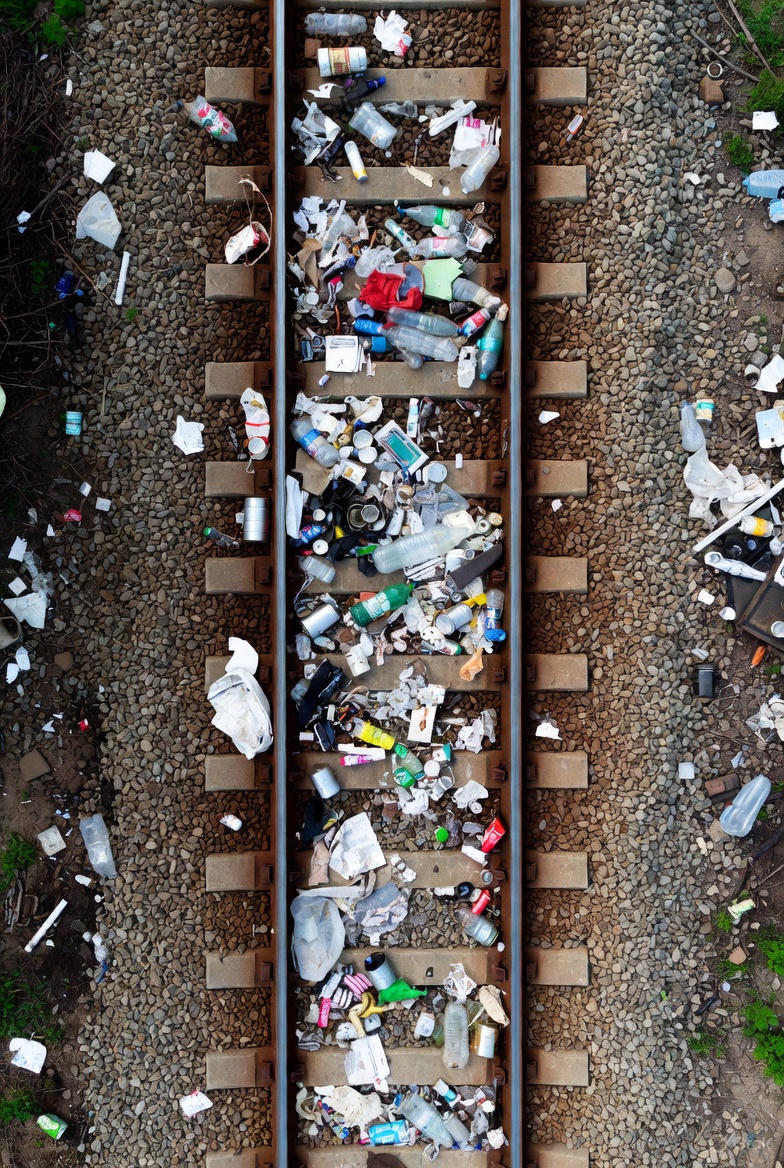
#> input picture image.jpg, 784 x 1168 px
$ python -i dump_detector.py   (imports and definitions only)
#> lines starting #> are read from the running program, lines starting #| are printed output that depends on the picture; after the words box and inside, x2 and y2 are one past the last pixel; in counts of white or black regions, pixels touching at a corner belong together
#> further down, picture is the input picture: shape (1168, 784, 3); mean B, G, R 85.4, 90.2, 97.6
import cv2
import numpy as np

def detect_dump(img):
    hsv = cv2.cvtColor(img, cv2.COLOR_BGR2HSV)
#> hsv: shape (1168, 784, 3); mean H, S, V 45.7, 75.7, 103.3
    lower = np.array([0, 40, 30])
    upper = np.array([179, 255, 255])
    mask = cv2.inRange(hsv, lower, upper)
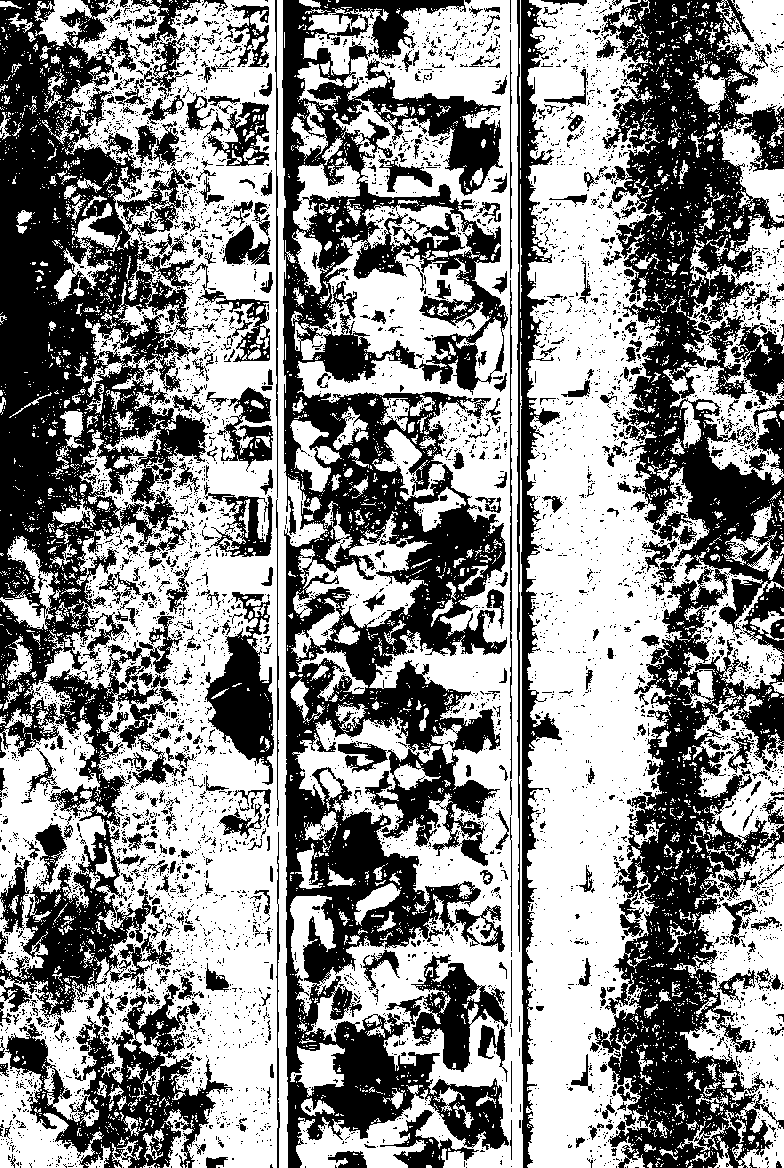
#> mask: shape (1168, 784); 54.9% white; 5604 black regions (5126 under 20 px), largest, box (x1, y1, x2, y2) and area: (282, 0, 509, 1168) 113805, (595, 0, 784, 1168) 97796, (0, 0, 208, 1020) 91690

    mask = cv2.morphologyEx(mask, cv2.MORPH_CLOSE, np.ones((5,5), np.uint8), 2)
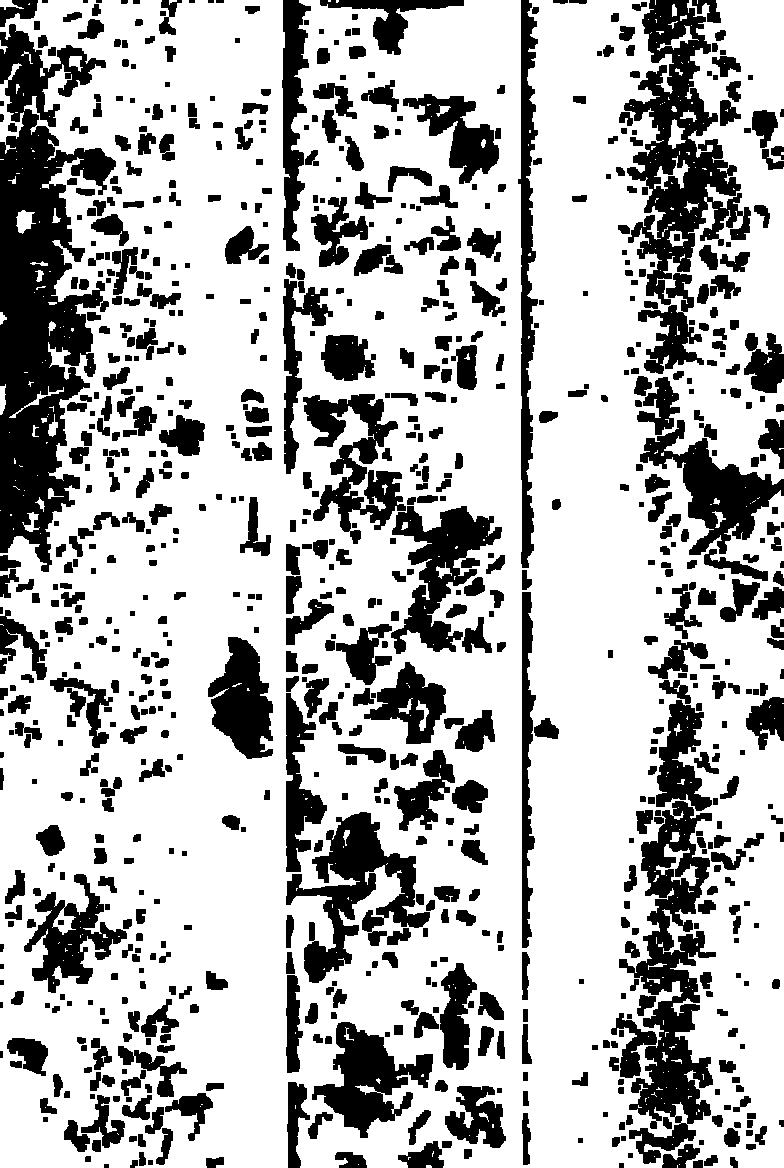
#> mask: shape (1168, 784); 71.8% white; 837 black regions (7 under 20 px), largest, box (x1, y1, x2, y2) and area: (0, 24, 116, 572) 32564, (624, 0, 751, 305) 15485, (619, 801, 716, 1164) 14712
    mask = cv2.morphologyEx(mask, cv2.MORPH_OPEN, np.ones((5,5), np.uint8), 1)
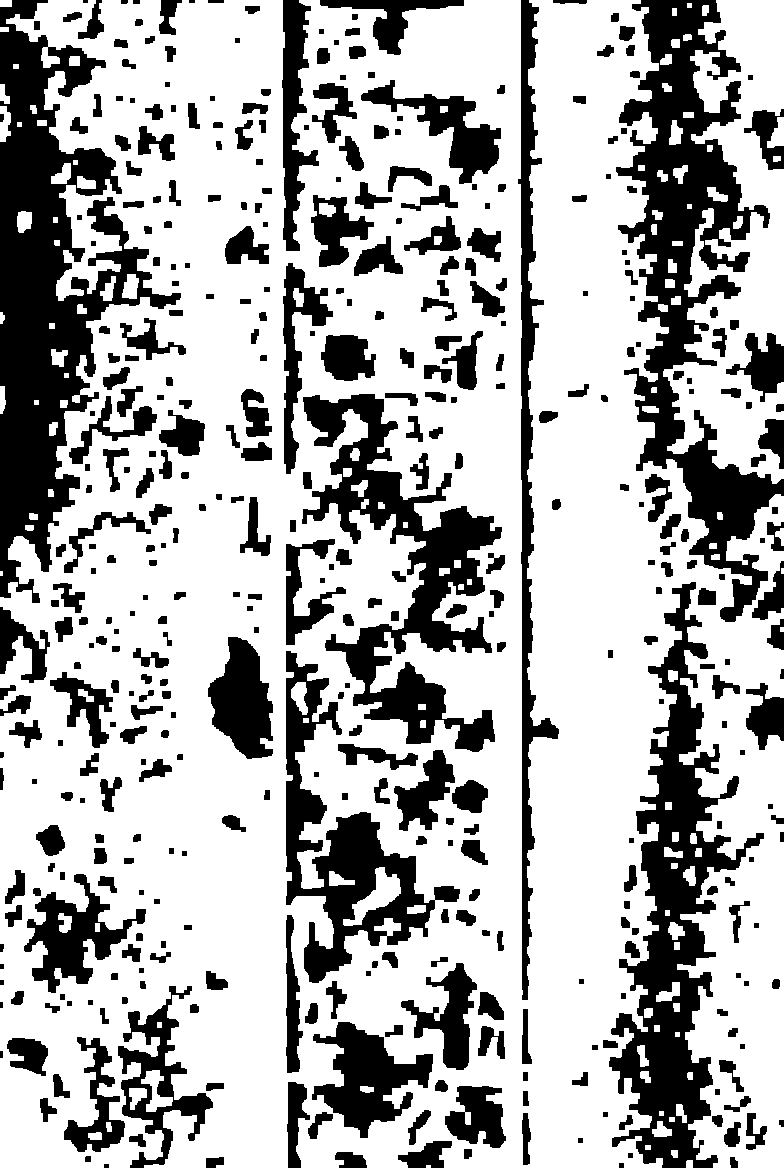
#> mask: shape (1168, 784); 69.7% white; 418 black regions (3 under 20 px)

    percent = (mask > 0).mean() * 100
#> percent = 69.71
    detected = percent > 3.5
#> detected = True

    boxes = []
    contours, _ = cv2.findContours(mask, cv2.RETR_EXTERNAL, cv2.CHAIN_APPROX_SIMPLE)
#> contours = 95 contours, 12 with area under 20; largest, box (x1, y1, x2, y2) and area: (0, 0, 784, 1168) 728417, (663, 0, 784, 484) 29503, (141, 1070, 173, 1112) 514, (122, 274, 139, 299) 284, (767, 117, 784, 148) 279
    for c in contours:
        area = cv2.contourArea(c)
        if area < 500: continue
        x, y, w, h = cv2.boundingRect(c)
        boxes.append((x, y, x+w, y+h, area))
#> this loop made 95 passes
#> area on passes 2, 3, 5, 8, 9, 10, 11, 13, 17, 18, 19, 21: 41.5, 38, 174.5, 100, 217.5, 33, 78, 131.5, 67, 44.5, 218.5, 171.5
#> (c, area) on passes 4, 6, 15, 16, 20, 22: ([[645, 1145], [645, 1149], [650, 1149], [650, 1145]], 20), ([[669, 1117], [669, 1121], [674, 1121], [674, 1117]], 20), ([[654, 1025], [654, 1031], [659, 1031], [659, 1025]], 30), ([[157, 1022], [157, 1027], [161, 1027], [161, 1022]], 20), ([[674, 942], [674, 949], [679, 949], [679, 942]], 35), ([[665, 910], [665, 915], [669, 915], [669, 910]], 20)
#> after the loop, boxes = [(141, 1070, 173, 1112, 514), (663, 0, 784, 484, 29503), (0, 0, 784, 1168, 728417)]

    return detected, mask, boxes, percent / 100

>>> import cv2
>>> picture = cv2.imread('../image.jpg')
>>> result = detect_dump(picture)

$ run again, on test.jpg
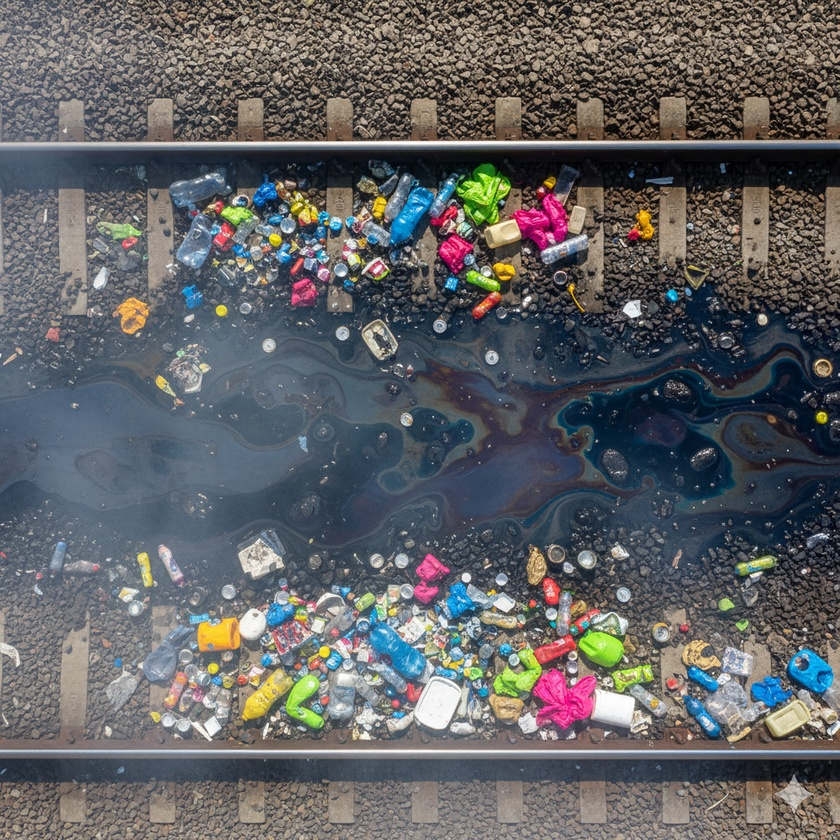
#> input picture test.jpg, 840 x 840 px, shrunk from 1024 x 1024 before the run
#> picture is the input picture: shape (840, 840, 3); mean B, G, R 99.7, 97.8, 96.9
#> hsv: shape (840, 840, 3); mean H, S, V 75.3, 67.7, 111.8
#> in detect_dump, `mask = cv2.inRange(hsv, lower, upper)`:
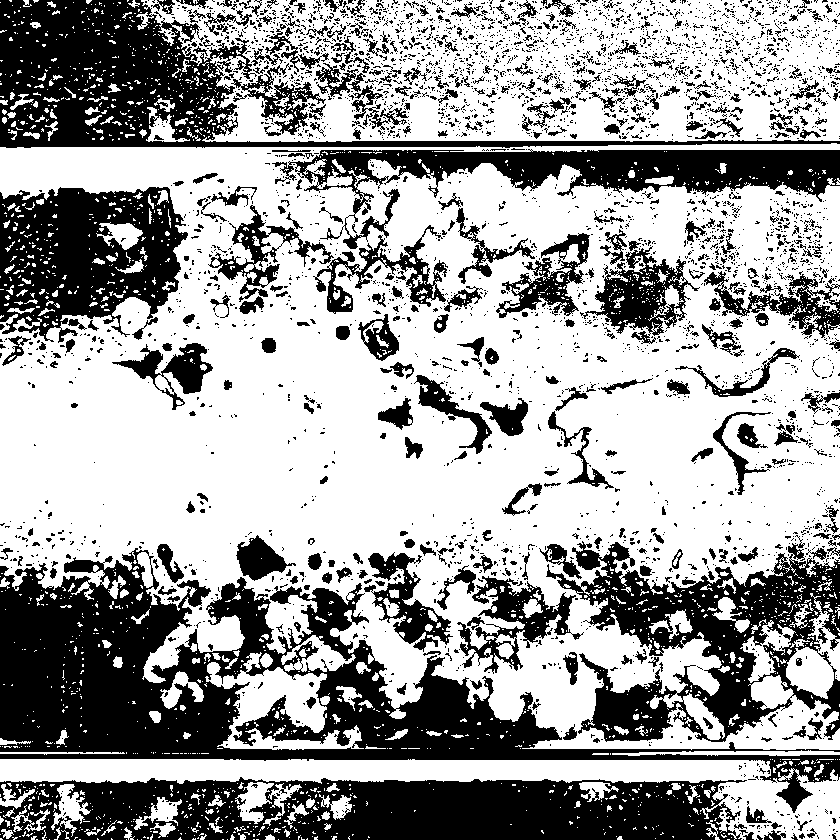
#> mask: shape (840, 840); 62.8% white; 4053 black regions (3635 under 20 px), largest, box (x1, y1, x2, y2) and area: (0, 548, 840, 813) 62487, (0, 777, 747, 840) 35394, (0, 0, 840, 148) 29375
#> in detect_dump, `mask = cv2.morphologyEx(mask, cv2.MORPH_OPEN, np.ones((5,5), np.uint8)..`:
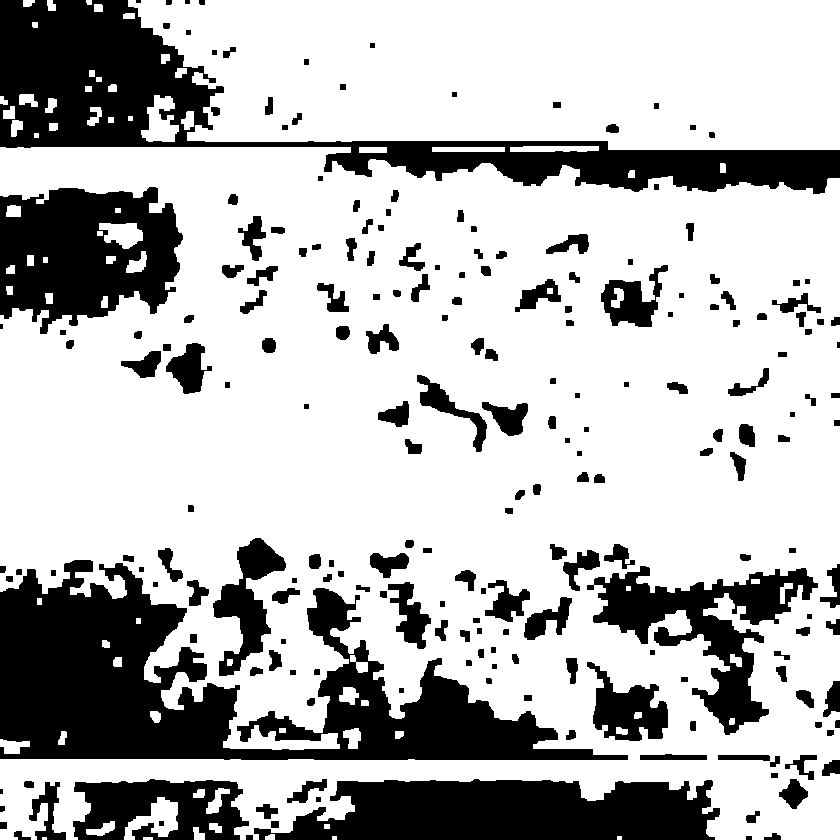
#> mask: shape (840, 840); 72.7% white; 216 black regions (4 under 20 px)
#> percent = 72.7
#> detected = True
#> contours = 68 contours, 7 with area under 20; largest, box (x1, y1, x2, y2) and area: (0, 147, 840, 840) 453294, (128, 0, 840, 150) 94032, (124, 797, 178, 840) 1096, (141, 95, 179, 142) 982, (99, 223, 143, 249) 712
#> the loop in detect_dump, `for c in contours:` made 68 passes
#> area on passes 5, 6, 8, 9, 11, 12, 13, 14: 38, 89, 79, 193, 70.5, 240.5, 254, 49.5
#> after the loop in detect_dump, `for c in contours:`: boxes = [(124, 797, 178, 840, 1095.5), (99, 223, 143, 249, 711.5), (0, 147, 840, 840, 453293.5), (141, 95, 179, 142, 981.5), (128, 0, 840, 150, 94032.5)]
